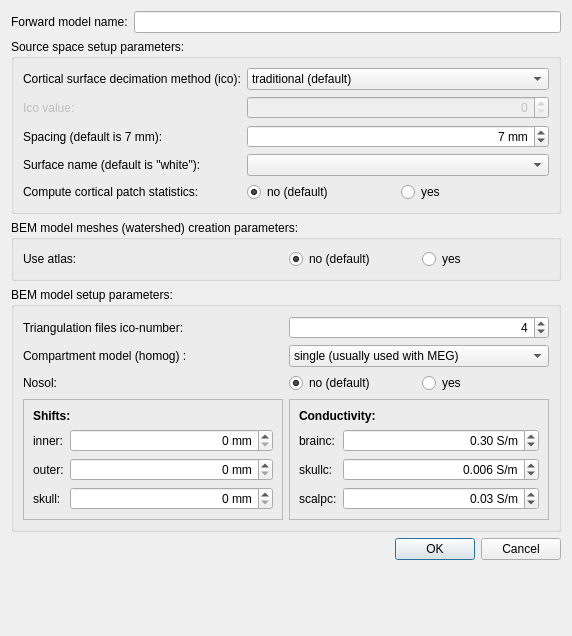
<?xml version="1.0" encoding="UTF-8"?>
<ui version="4.0">
 <class>forwardModelDialog</class>
 <widget class="QDialog" name="forwardModelDialog">
  <property name="geometry">
   <rect>
    <x>0</x>
    <y>0</y>
    <width>572</width>
    <height>636</height>
   </rect>
  </property>
  <property name="windowTitle">
   <string>Create new forward model</string>
  </property>
  <property name="modal">
   <bool>true</bool>
  </property>
  <layout class="QFormLayout" name="formLayout_3">
   <item row="4" column="0" colspan="2">
    <widget class="QDialogButtonBox" name="buttonBox">
     <property name="orientation">
      <enum>Qt::Horizontal</enum>
     </property>
     <property name="standardButtons">
      <set>QDialogButtonBox::Cancel|QDialogButtonBox::Ok</set>
     </property>
    </widget>
   </item>
   <item row="0" column="0" colspan="2">
    <layout class="QHBoxLayout" name="horizontalLayout_6">
     <item>
      <widget class="QLabel" name="labelFModelName">
       <property name="text">
        <string>Forward model name:</string>
       </property>
      </widget>
     </item>
     <item>
      <widget class="QLineEdit" name="lineEditFModelName"/>
     </item>
    </layout>
   </item>
   <item row="3" column="0" colspan="2">
    <widget class="QGroupBox" name="groupBoxSetupBem">
     <property name="title">
      <string>BEM model setup parameters:</string>
     </property>
     <layout class="QGridLayout" name="gridLayout">
      <item row="1" column="0">
       <widget class="QLabel" name="labelHomog">
        <property name="text">
         <string>Compartment model (homog) :</string>
        </property>
        <property name="buddy">
         <cstring>comboBoxCompartmentModel</cstring>
        </property>
       </widget>
      </item>
      <item row="1" column="1">
       <widget class="QComboBox" name="comboBoxCompartmentModel">
        <item>
         <property name="text">
          <string>single (usually used with MEG)</string>
         </property>
        </item>
        <item>
         <property name="text">
          <string>three layer</string>
         </property>
        </item>
       </widget>
      </item>
      <item row="3" column="0">
       <widget class="QFrame" name="frame">
        <property name="frameShape">
         <enum>QFrame::StyledPanel</enum>
        </property>
        <property name="frameShadow">
         <enum>QFrame::Raised</enum>
        </property>
        <layout class="QFormLayout" name="formLayout">
         <item row="0" column="0" colspan="2">
          <widget class="QLabel" name="labelShifts">
           <property name="text">
            <string>&lt;html&gt;&lt;head/&gt;&lt;body&gt;&lt;p&gt;&lt;span style=&quot; font-weight:600;&quot;&gt;Shifts:&lt;/span&gt;&lt;/p&gt;&lt;/body&gt;&lt;/html&gt;</string>
           </property>
          </widget>
         </item>
         <item row="1" column="0">
          <widget class="QLabel" name="labelInnerShift">
           <property name="text">
            <string>inner:</string>
           </property>
           <property name="buddy">
            <cstring>spinBoxInnerShift</cstring>
           </property>
          </widget>
         </item>
         <item row="1" column="1">
          <widget class="QSpinBox" name="spinBoxInnerShift">
           <property name="alignment">
            <set>Qt::AlignRight|Qt::AlignTrailing|Qt::AlignVCenter</set>
           </property>
           <property name="suffix">
            <string> mm</string>
           </property>
           <property name="prefix">
            <string/>
           </property>
          </widget>
         </item>
         <item row="2" column="0">
          <widget class="QLabel" name="labelOuterShift">
           <property name="text">
            <string>outer:</string>
           </property>
           <property name="buddy">
            <cstring>spinBoxOuterShift</cstring>
           </property>
          </widget>
         </item>
         <item row="2" column="1">
          <widget class="QSpinBox" name="spinBoxOuterShift">
           <property name="alignment">
            <set>Qt::AlignRight|Qt::AlignTrailing|Qt::AlignVCenter</set>
           </property>
           <property name="suffix">
            <string> mm</string>
           </property>
          </widget>
         </item>
         <item row="3" column="0">
          <widget class="QLabel" name="labelSkullShift">
           <property name="text">
            <string>skull:</string>
           </property>
           <property name="buddy">
            <cstring>spinBoxSkullShift</cstring>
           </property>
          </widget>
         </item>
         <item row="3" column="1">
          <widget class="QSpinBox" name="spinBoxSkullShift">
           <property name="alignment">
            <set>Qt::AlignRight|Qt::AlignTrailing|Qt::AlignVCenter</set>
           </property>
           <property name="suffix">
            <string> mm</string>
           </property>
          </widget>
         </item>
        </layout>
       </widget>
      </item>
      <item row="3" column="1">
       <widget class="QFrame" name="frame_2">
        <property name="frameShape">
         <enum>QFrame::StyledPanel</enum>
        </property>
        <property name="frameShadow">
         <enum>QFrame::Raised</enum>
        </property>
        <layout class="QFormLayout" name="formLayout_2">
         <item row="0" column="0" colspan="2">
          <widget class="QLabel" name="labelConductivity">
           <property name="text">
            <string>&lt;html&gt;&lt;head/&gt;&lt;body&gt;&lt;p&gt;&lt;span style=&quot; font-weight:600;&quot;&gt;Conductivity:&lt;/span&gt;&lt;/p&gt;&lt;/body&gt;&lt;/html&gt;</string>
           </property>
          </widget>
         </item>
         <item row="1" column="0">
          <widget class="QLabel" name="labelBrainComp">
           <property name="text">
            <string>brainc:</string>
           </property>
           <property name="buddy">
            <cstring>doubleSpinBoxBrainConductivity</cstring>
           </property>
          </widget>
         </item>
         <item row="1" column="1">
          <widget class="QDoubleSpinBox" name="doubleSpinBoxBrainConductivity">
           <property name="alignment">
            <set>Qt::AlignRight|Qt::AlignTrailing|Qt::AlignVCenter</set>
           </property>
           <property name="suffix">
            <string> S/m</string>
           </property>
           <property name="decimals">
            <number>2</number>
           </property>
           <property name="value">
            <double>0.300000000000000</double>
           </property>
          </widget>
         </item>
         <item row="2" column="0">
          <widget class="QLabel" name="labelSkullComp">
           <property name="text">
            <string>skullc:</string>
           </property>
           <property name="buddy">
            <cstring>doubleSpinBoxSkullConductivity</cstring>
           </property>
          </widget>
         </item>
         <item row="2" column="1">
          <widget class="QDoubleSpinBox" name="doubleSpinBoxSkullConductivity">
           <property name="alignment">
            <set>Qt::AlignRight|Qt::AlignTrailing|Qt::AlignVCenter</set>
           </property>
           <property name="prefix">
            <string/>
           </property>
           <property name="suffix">
            <string> S/m</string>
           </property>
           <property name="decimals">
            <number>3</number>
           </property>
           <property name="value">
            <double>0.006000000000000</double>
           </property>
          </widget>
         </item>
         <item row="3" column="0">
          <widget class="QLabel" name="labelScalpComp">
           <property name="text">
            <string>scalpc:</string>
           </property>
           <property name="buddy">
            <cstring>doubleSpinBoxScalpConductivity</cstring>
           </property>
          </widget>
         </item>
         <item row="3" column="1">
          <widget class="QDoubleSpinBox" name="doubleSpinBoxScalpConductivity">
           <property name="alignment">
            <set>Qt::AlignRight|Qt::AlignTrailing|Qt::AlignVCenter</set>
           </property>
           <property name="suffix">
            <string> S/m</string>
           </property>
           <property name="value">
            <double>0.030000000000000</double>
           </property>
          </widget>
         </item>
        </layout>
       </widget>
      </item>
      <item row="0" column="0">
       <widget class="QLabel" name="labelTriangIco">
        <property name="text">
         <string>Triangulation files ico-number:</string>
        </property>
       </widget>
      </item>
      <item row="2" column="1">
       <layout class="QHBoxLayout" name="horizontalLayout_4">
        <item>
         <widget class="QRadioButton" name="radioButtonNosolNo">
          <property name="text">
           <string>no (default)</string>
          </property>
          <property name="checked">
           <bool>true</bool>
          </property>
          <attribute name="buttonGroup">
           <string notr="true">buttonGroupNosol</string>
          </attribute>
         </widget>
        </item>
        <item>
         <widget class="QRadioButton" name="radioButtonNoSolYes">
          <property name="text">
           <string>yes</string>
          </property>
          <attribute name="buttonGroup">
           <string notr="true">buttonGroupNosol</string>
          </attribute>
         </widget>
        </item>
       </layout>
      </item>
      <item row="2" column="0">
       <widget class="QLabel" name="labelNoSol">
        <property name="text">
         <string>Nosol:</string>
        </property>
       </widget>
      </item>
      <item row="0" column="1">
       <widget class="QSpinBox" name="spinBoxTriangFilesIco">
        <property name="enabled">
         <bool>true</bool>
        </property>
        <property name="alignment">
         <set>Qt::AlignRight|Qt::AlignTrailing|Qt::AlignVCenter</set>
        </property>
        <property name="value">
         <number>4</number>
        </property>
       </widget>
      </item>
     </layout>
    </widget>
   </item>
   <item row="1" column="0" colspan="2">
    <widget class="QGroupBox" name="groupBoxSourceSpaceSetup">
     <property name="title">
      <string>Source space setup parameters:</string>
     </property>
     <layout class="QGridLayout" name="gridLayout_3">
      <item row="4" column="0">
       <widget class="QLabel" name="labelSurface">
        <property name="text">
         <string>Surface name (default is &quot;white&quot;):</string>
        </property>
        <property name="buddy">
         <cstring>comboBoxSurfaceName</cstring>
        </property>
       </widget>
      </item>
      <item row="2" column="1" colspan="2">
       <widget class="QSpinBox" name="spinBoxSpacing">
        <property name="alignment">
         <set>Qt::AlignRight|Qt::AlignTrailing|Qt::AlignVCenter</set>
        </property>
        <property name="suffix">
         <string> mm</string>
        </property>
        <property name="value">
         <number>7</number>
        </property>
       </widget>
      </item>
      <item row="4" column="1" colspan="2">
       <widget class="QComboBox" name="comboBoxSurfaceName"/>
      </item>
      <item row="0" column="0">
       <widget class="QLabel" name="labelIco">
        <property name="text">
         <string>Cortical surface decimation method (ico):</string>
        </property>
        <property name="buddy">
         <cstring></cstring>
        </property>
       </widget>
      </item>
      <item row="6" column="1" colspan="2">
       <layout class="QHBoxLayout" name="horizontalLayout_3">
        <item>
         <widget class="QRadioButton" name="radioButtonPatchStatNo">
          <property name="text">
           <string>no (default)</string>
          </property>
          <property name="checked">
           <bool>true</bool>
          </property>
          <attribute name="buttonGroup">
           <string notr="true">buttonGroupCorticalPatchStats</string>
          </attribute>
         </widget>
        </item>
        <item>
         <widget class="QRadioButton" name="radioButtonPatchStatYes">
          <property name="text">
           <string>yes</string>
          </property>
          <attribute name="buttonGroup">
           <string notr="true">buttonGroupCorticalPatchStats</string>
          </attribute>
         </widget>
        </item>
       </layout>
      </item>
      <item row="2" column="0">
       <widget class="QLabel" name="labelSpacing">
        <property name="text">
         <string>Spacing (default is 7 mm):</string>
        </property>
        <property name="buddy">
         <cstring>spinBoxSpacing</cstring>
        </property>
       </widget>
      </item>
      <item row="6" column="0">
       <widget class="QLabel" name="labelCPS">
        <property name="text">
         <string>Compute cortical patch statistics:</string>
        </property>
       </widget>
      </item>
      <item row="1" column="1" colspan="2">
       <widget class="QSpinBox" name="spinBoxSurfaceDecimValue">
        <property name="enabled">
         <bool>false</bool>
        </property>
        <property name="alignment">
         <set>Qt::AlignRight|Qt::AlignTrailing|Qt::AlignVCenter</set>
        </property>
       </widget>
      </item>
      <item row="0" column="1" colspan="2">
       <widget class="QComboBox" name="comboBoxSurfaceDecimMethod">
        <item>
         <property name="text">
          <string>traditional (default)</string>
         </property>
        </item>
        <item>
         <property name="text">
          <string>icosahedron or octahedron</string>
         </property>
        </item>
       </widget>
      </item>
      <item row="1" column="0">
       <widget class="QLabel" name="labelIcoValue">
        <property name="enabled">
         <bool>false</bool>
        </property>
        <property name="text">
         <string>Ico value:</string>
        </property>
       </widget>
      </item>
     </layout>
    </widget>
   </item>
   <item row="2" column="0" colspan="2">
    <widget class="QGroupBox" name="groupBoxBemModelMeshes">
     <property name="title">
      <string>BEM model meshes (watershed) creation parameters:</string>
     </property>
     <layout class="QGridLayout" name="gridLayout_2">
      <item row="0" column="0">
       <widget class="QLabel" name="labelAtlas">
        <property name="text">
         <string>Use atlas:</string>
        </property>
       </widget>
      </item>
      <item row="0" column="1">
       <layout class="QHBoxLayout" name="horizontalLayout_5">
        <item>
         <widget class="QRadioButton" name="radioButtonAtlasNo">
          <property name="text">
           <string>no (default)</string>
          </property>
          <property name="checked">
           <bool>true</bool>
          </property>
          <attribute name="buttonGroup">
           <string notr="true">buttonGroupAtlas</string>
          </attribute>
         </widget>
        </item>
        <item>
         <widget class="QRadioButton" name="radioButtonAtlasYes">
          <property name="text">
           <string>yes</string>
          </property>
          <attribute name="buttonGroup">
           <string notr="true">buttonGroupAtlas</string>
          </attribute>
         </widget>
        </item>
       </layout>
      </item>
     </layout>
    </widget>
   </item>
  </layout>
 </widget>
 <resources/>
 <connections>
  <connection>
   <sender>buttonBox</sender>
   <signal>accepted()</signal>
   <receiver>forwardModelDialog</receiver>
   <slot>accept()</slot>
   <hints>
    <hint type="sourcelabel">
     <x>569</x>
     <y>552</y>
    </hint>
    <hint type="destinationlabel">
     <x>157</x>
     <y>274</y>
    </hint>
   </hints>
  </connection>
  <connection>
   <sender>buttonBox</sender>
   <signal>rejected()</signal>
   <receiver>forwardModelDialog</receiver>
   <slot>reject()</slot>
   <hints>
    <hint type="sourcelabel">
     <x>569</x>
     <y>552</y>
    </hint>
    <hint type="destinationlabel">
     <x>286</x>
     <y>274</y>
    </hint>
   </hints>
  </connection>
 </connections>
 <buttongroups>
  <buttongroup name="buttonGroupAtlas"/>
  <buttongroup name="buttonGroupNosol"/>
  <buttongroup name="buttonGroupCorticalPatchStats"/>
 </buttongroups>
</ui>
